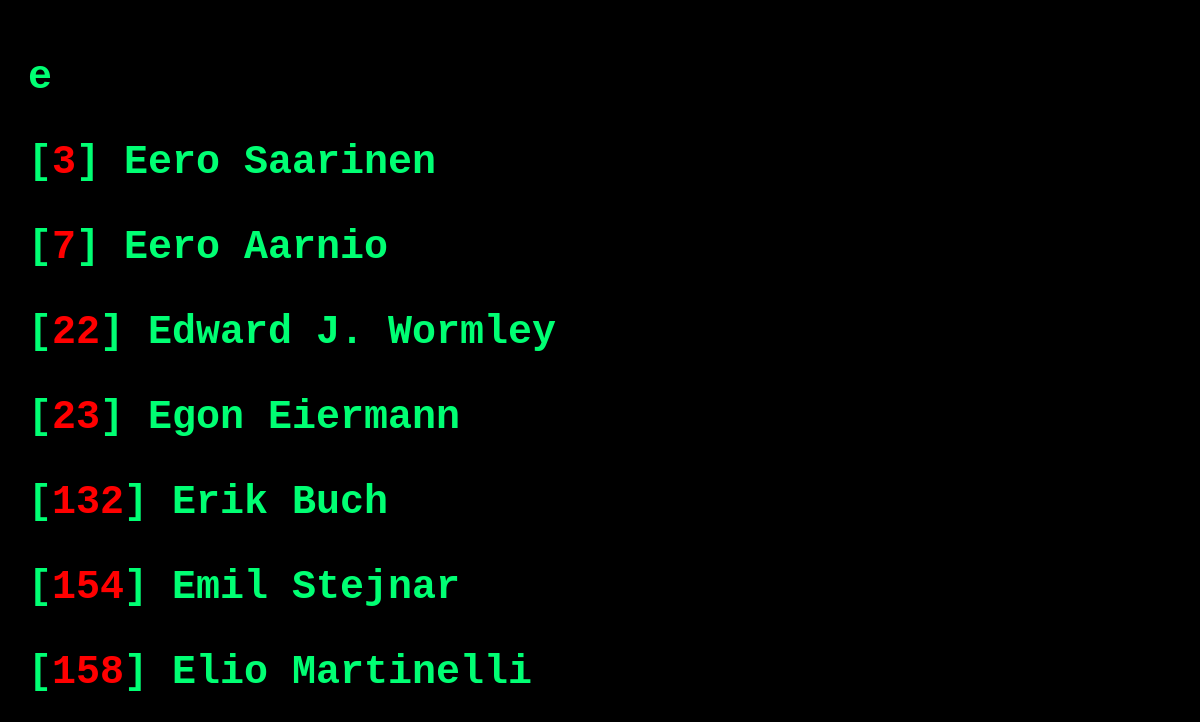
The app's page /letter/e.php with its own data.
### tables this page shows
CREATE TABLE `designer` (
  `designer_id` int(4) NOT NULL,
  `firstname` varchar(50) NOT NULL,
  `lastname` varchar(50) NOT NULL,
  `description` text DEFAULT NULL,
  `is_visible` enum('0','1') NOT NULL DEFAULT '1'
);

### functions/function_db.php (called while the page is built, shortened)
<?php
function requeteResultat($query){
    global $mysqli;
    if ($result = $mysqli->query($query)) {
        $answer = array();
        if($result->num_rows == 0){
            return false;
        }else{
            while($data = $result->fetch_assoc()) {
                $answer[] = $data;
            }
            return $answer;
        }
    }
}
?>

### letter/e.php (the view, shortened to what this page needs)
<?php
include_once("./../functions/function_db.php");
$lettre_select= "e";
$sql_only_X_orderby_ASC = "SELECT designer_id, firstname, lastname FROM designer WHERE firstname LIKE '".$lettre_select."%';";
$result_only_X_orderby_ASC = requeteResultat($sql_only_X_orderby_ASC);
?>
<!DOCTYPE html>
<html lang="en">
<head>
    <link rel="stylesheet" href="./../style.css">
</head>
<body>
<?php
echo "<h1>".$lettre_select."<h1>";
foreach ($result_only_X_orderby_ASC as $r) {
    $id = $r["designer_id"];
    $prenom = $r["firstname"];
    $nom = $r["lastname"];
    echo "<p class='list'>[<span class='id'>" .$id. "</span>] " .$prenom. " " .$nom. "</p>";
}
?>
</body>
</html>

### style.css (style rules this page uses)
body { background-color: black; font-family: 'Courier New', Courier, monospace; padding: 20px; font-size: 20px; }
H1 { color: rgb(0, 255, 115); }
span.id { color: rgb(255, 0, 0); }
p.list { color:rgb(0, 255, 115); }

### records on screen
designer: designer_id "3", firstname "Eero", lastname "Saarinen"
designer: designer_id "7", firstname "Eero", lastname "Aarnio"
designer: designer_id "22", firstname "Edward", lastname "J. Wormley"
designer: designer_id "23", firstname "Egon", lastname "Eiermann"
designer: designer_id "132", firstname "Erik", lastname "Buch"
designer: designer_id "154", firstname "Emil", lastname "Stejnar"
designer: designer_id "158", firstname "Elio", lastname "Martinelli"

### other values on screen
$lettre_select "e"
